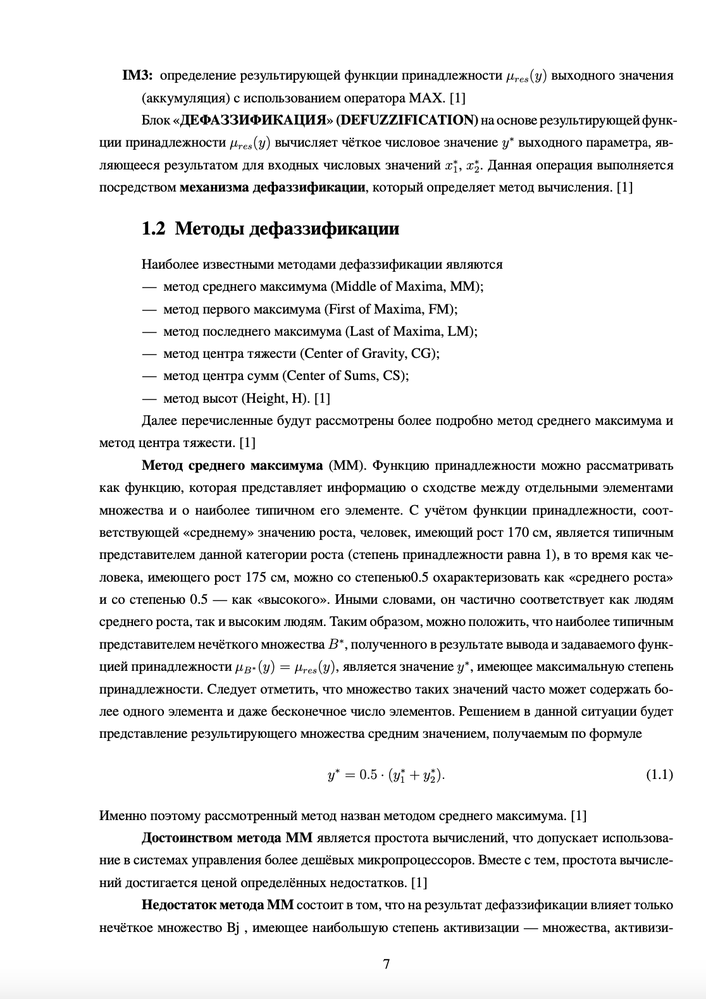
#> input picture OII/labs/lab_06/code/pos.png, 706 x 999 px, shrunk from 1116 x 1580 before the run
$ python main.py
#> lines starting #> are read from the running program, lines starting #| are printed output that depends on the picture; after the words box and inside, x2 and y2 are one past the last pixel; in counts of white or black regions, pixels touching at a corner belong together
import cv2

filename = "pos.png"
relative_indent_threshold = 1.2
relative_text_height_threshold = 1.35

img = cv2.imread(filename)
#> img is the input picture: shape (999, 706, 3); min 0, max 255, mean 236.8
gray = cv2.cvtColor(img, cv2.COLOR_BGR2GRAY)
ret, thresh1 = cv2.threshold(gray, 0, 255, cv2.THRESH_OTSU | cv2.THRESH_BINARY_INV)
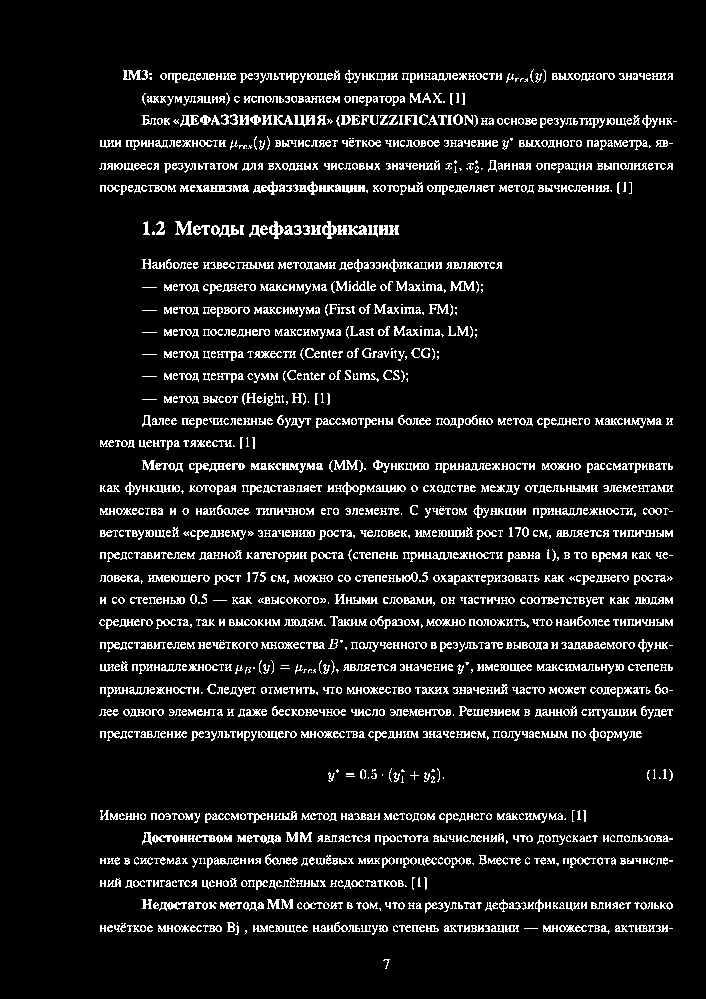
#> thresh1: shape (999, 706); 8.7% white in thin lines or dots, all inside (x1, y1, x2, y2) = (99, 69, 677, 969)
#> ret = 163

# Specify structure shape and kernel size.
# Kernel size increases or decreases the area of the rectangle to be detected.
# A smaller value like (10, 10) will detect each word instead of a sentence.
rect_kernel = cv2.getStructuringElement(cv2.MORPH_RECT, (1, 1))

dilation = cv2.dilate(thresh1, rect_kernel, iterations = 1)
contours, hierarchy = cv2.findContours(dilation, cv2.RETR_EXTERNAL, cv2.CHAIN_APPROX_NONE)
#> contours = 1629 contours, 904 with area under 20; largest, box (x1, y1, x2, y2) and area: (211, 225, 239, 237) 164, (189, 463, 225, 473) 146, (322, 221, 337, 239) 134, (269, 221, 284, 239) 130, (253, 181, 278, 195) 128
res = img.copy()
rects = [cv2.boundingRect(cnt) for cnt in contours]
#> rects = 1629 items, first 6: (383, 959, 7, 10), (245, 930, 2, 4), (669, 928, 4, 1), (524, 928, 14, 1), (656, 925, 12, 7), (635, 925, 20, 7)

class ContourComparator(tuple):
    def __lt__(self, other):
        return self[1] < other[1] or self[0] < other[0]

rects.sort(key=ContourComparator)

i = 0
while i < len(rects) - 1:
    (x, y, w, h) = rects[i]
    (x_next, y_next, w_next, h_next) = rects[i+1]
    if y_next <= y + h:
        x_new = min(x, x_next)
        y_new = min(y, y_next)
        w_new = max(x + w, x_next + w_next) - x_new
        h_new = max(y + h, y_next + h_next) - y_new
        rects[i] = (x_new, y_new, w_new, h_new)
        del rects[i+1]
    else:
        i += 1
#> this loop made 1628 passes
#> (x, y, w, h, x_next, y_next, w_next, h_next) on passes 1 to 12: (530, 69, 4, 14, 543, 69, 3, 14), (530, 69, 16, 14, 123, 70, 25, 10), (123, 69, 423, 14, 333, 70, 7, 10), (123, 69, 423, 14, 345, 70, 16, 13), (123, 69, 423, 14, 149, 73, 3, 2), (123, 69, 423, 14, 160, 73, 7, 7), (123, 69, 423, 14, 168, 73, 13, 10), (123, 69, 423, 14, 182, 73, 14, 8), (123, 69, 423, 14, 196, 73, 19, 7), (123, 69, 423, 14, 215, 73, 7, 7), (123, 69, 423, 14, 223, 73, 7, 7), (123, 69, 423, 14, 230, 73, 6, 7)
#> (x, y, w, h, x_next, y_next, w_next, h_next) on pass 53: (123, 69, 550, 14, 142, 93, 4, 12)

rects = [(x, y, w, h) for (x, y, w, h) in rects if w / h > 1]
spaces = [(
    5,
    rects[i][1] + rects[i][3],
    img.shape[1] - 10,
    rects[i+1][1] - rects[i][1] - rects[i][3],
) for i in range(len(rects) - 1)]

h_min = rects[0][3]
for rect in rects:
    # print(rect)
    (x, y, w, h) = rect
    if h < h_min:
        h_min = h
#> this loop made 36 passes
#> rect on passes 1 to 12: (123, 69, 550, 14), (142, 93, 323, 13), (142, 114, 535, 14), (100, 136, 573, 14), (99, 160, 574, 13), (100, 181, 532, 14), (143, 221, 256, 18), (142, 259, 360, 13), (142, 281, 341, 13), (142, 304, 315, 13), (142, 326, 335, 13), (142, 348, 297, 13)
    # cv2.rectangle(res, (x, y), (x + w, y + h), (0, 255, 0), 2)

# print(f"min h = {h_min}\n")

image_correct = True
for i in range(len(spaces) - 1):
    #print(spaces[i])
    (x, y, w, h) = spaces[i]
    (x_next, y_next, w_next, h_next) = spaces[i+1]
    text_height = rects[i+1][3]
    #cv2.rectangle(res, (x, y), (x + w, y + h), (255, 0, 0), 2)
    if text_height/h_min > relative_text_height_threshold and \
        max(h, h_next) / min(h, h_next) >= relative_indent_threshold:
        image_correct = False
        cv2.rectangle(res, (x, y), (x + w, y + h), (0, 0, 255), 2)
        cv2.rectangle(res, (x_next, y_next), (x_next + w_next, y_next + h_next), (0, 0, 255), 2)
#> this loop made 34 passes
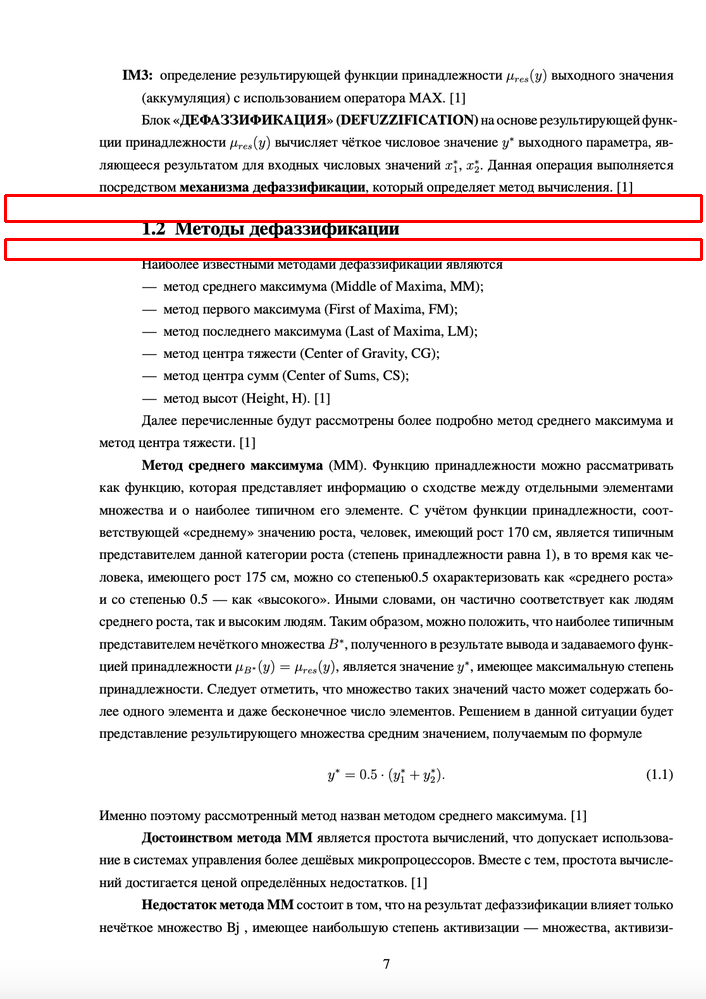
#> res: shape (999, 706, 3); 1.22% of pixels changed, all inside (x1, y1, x2, y2) = (4, 194, 703, 261)

if not image_correct:
    cv2.imwrite("recognized_" + filename, res)
    print(f"image has errors, see recognized_{filename}")
else:
    print("image has no errors")

$ run again, with OII/labs/lab_06/code/neg2.png copied over OII/labs/lab_06/code/pos.png
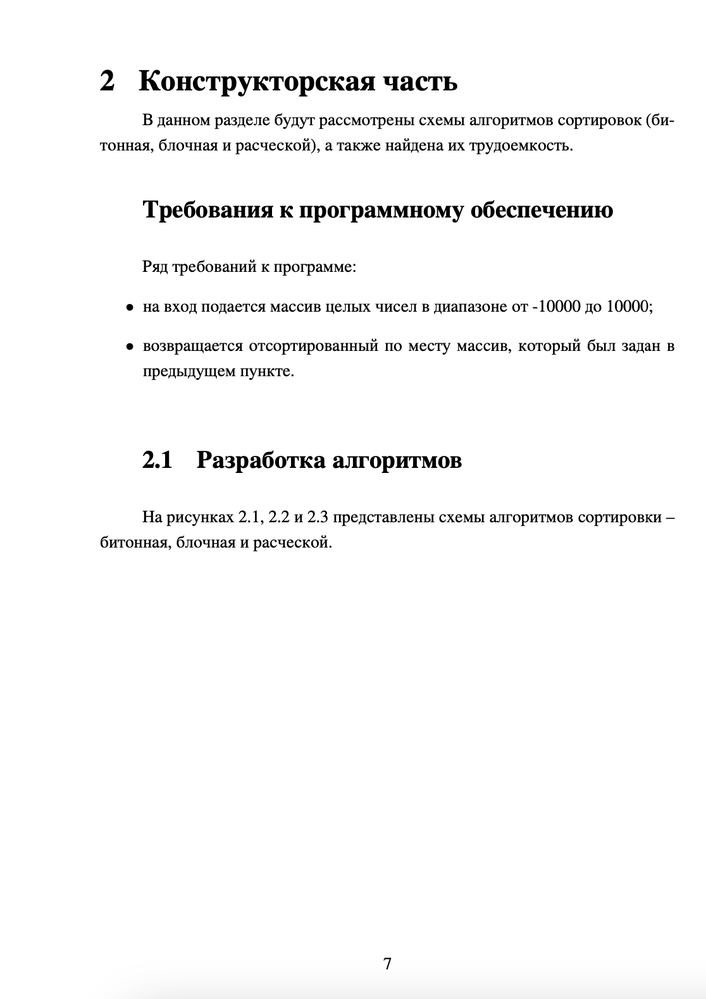
#> input picture OII/labs/lab_06/code/neg2.png, 706 x 999 px, shrunk from 1116 x 1580 before the run
#> img is the input picture: shape (999, 706, 3); min 0, max 255, mean 248
#> `ret, thresh1 = cv2.threshold(gray, 0, 255, cv2.THRESH_OTSU | cv2.THRES..`:
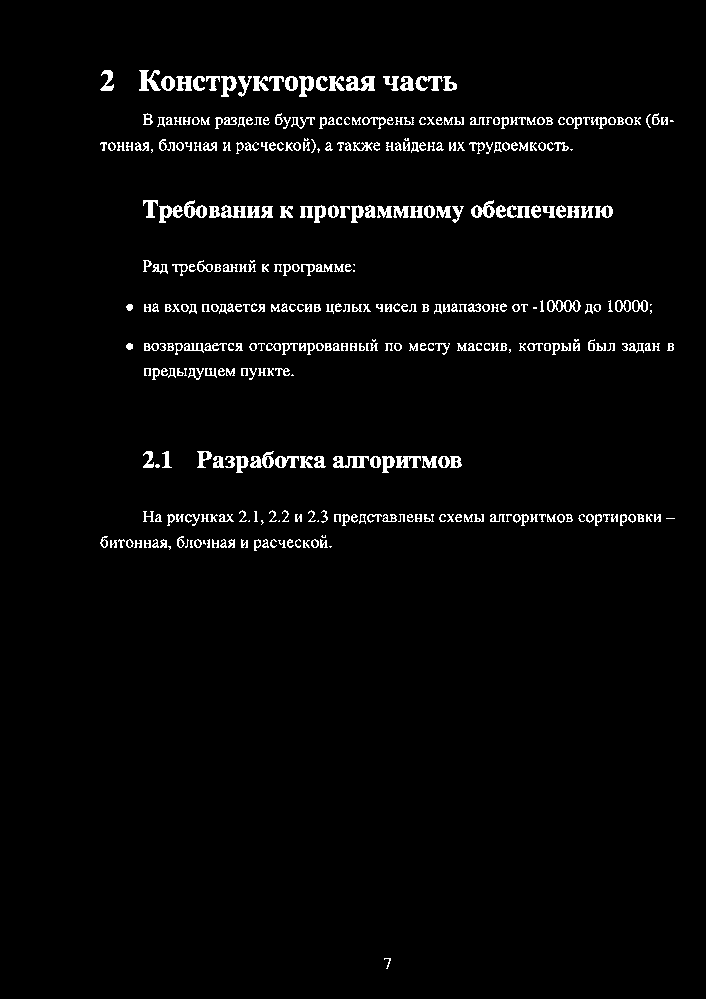
#> thresh1: shape (999, 706); 3% white in thin lines or dots, all inside (x1, y1, x2, y2) = (100, 70, 675, 969)
#> ret = 153
#> contours = 394 contours, 154 with area under 20; largest, box (x1, y1, x2, y2) and area: (547, 300, 581, 312) 264, (346, 76, 375, 91) 260, (333, 456, 369, 468) 226, (471, 200, 495, 218) 224, (184, 200, 207, 218) 222
#> rects = 394 items, first 6: (384, 958, 7, 11), (329, 546, 3, 2), (168, 546, 3, 4), (303, 540, 7, 8), (278, 540, 8, 8), (203, 540, 3, 5)
#> the loop `while i < len(rects) - 1:` made 393 passes
#> (x, y, w, h, x_next, y_next, w_next, h_next) on passes 1 to 8: (100, 70, 14, 21, 139, 70, 22, 21), (100, 70, 61, 21, 161, 76, 14, 15), (100, 70, 75, 21, 176, 76, 16, 15), (100, 70, 92, 21, 193, 76, 12, 15), (100, 70, 105, 21, 206, 76, 14, 15), (100, 70, 120, 21, 221, 76, 16, 21), (100, 70, 137, 27, 238, 76, 14, 21), (100, 70, 152, 27, 253, 76, 16, 15)
#> the loop `for rect in rects:` made 11 passes
#> rect on passes 1 to 8: (100, 70, 357, 27), (143, 113, 531, 16), (100, 138, 473, 16), (143, 200, 470, 23), (143, 260, 212, 16), (126, 300, 526, 14), (126, 339, 548, 16), (144, 368, 150, 12)
#> the loop `for i in range(len(spaces) - 1):` made 9 passes
#> after the loop `for i in range(len(spaces) - 1):`:
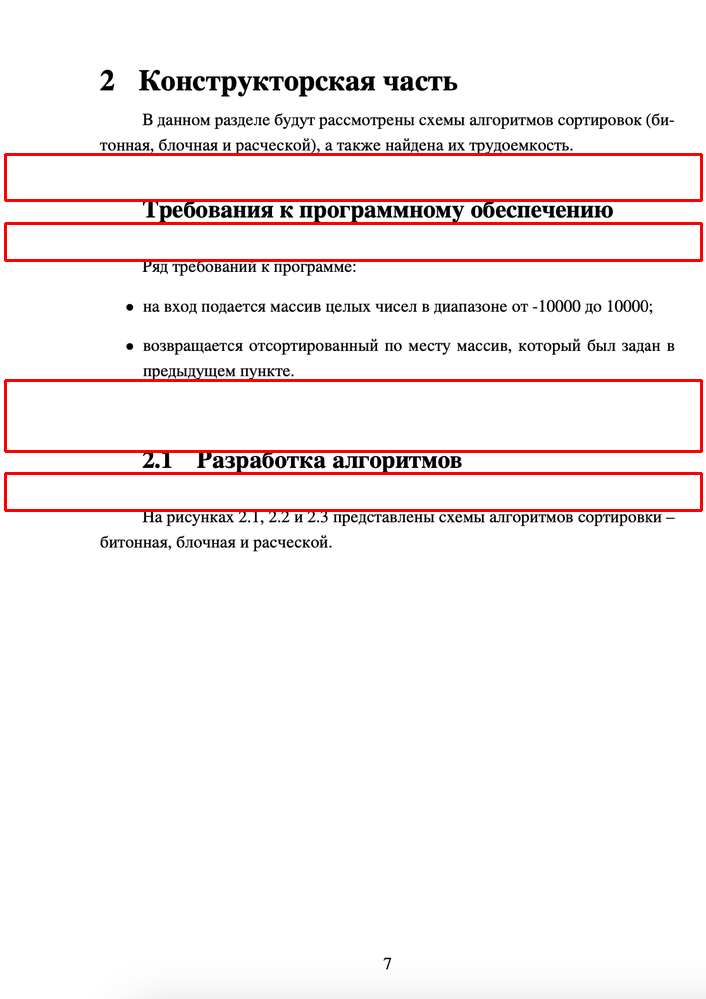
#> res: shape (999, 706, 3); 2.53% of pixels changed, all inside (x1, y1, x2, y2) = (4, 153, 703, 512)
